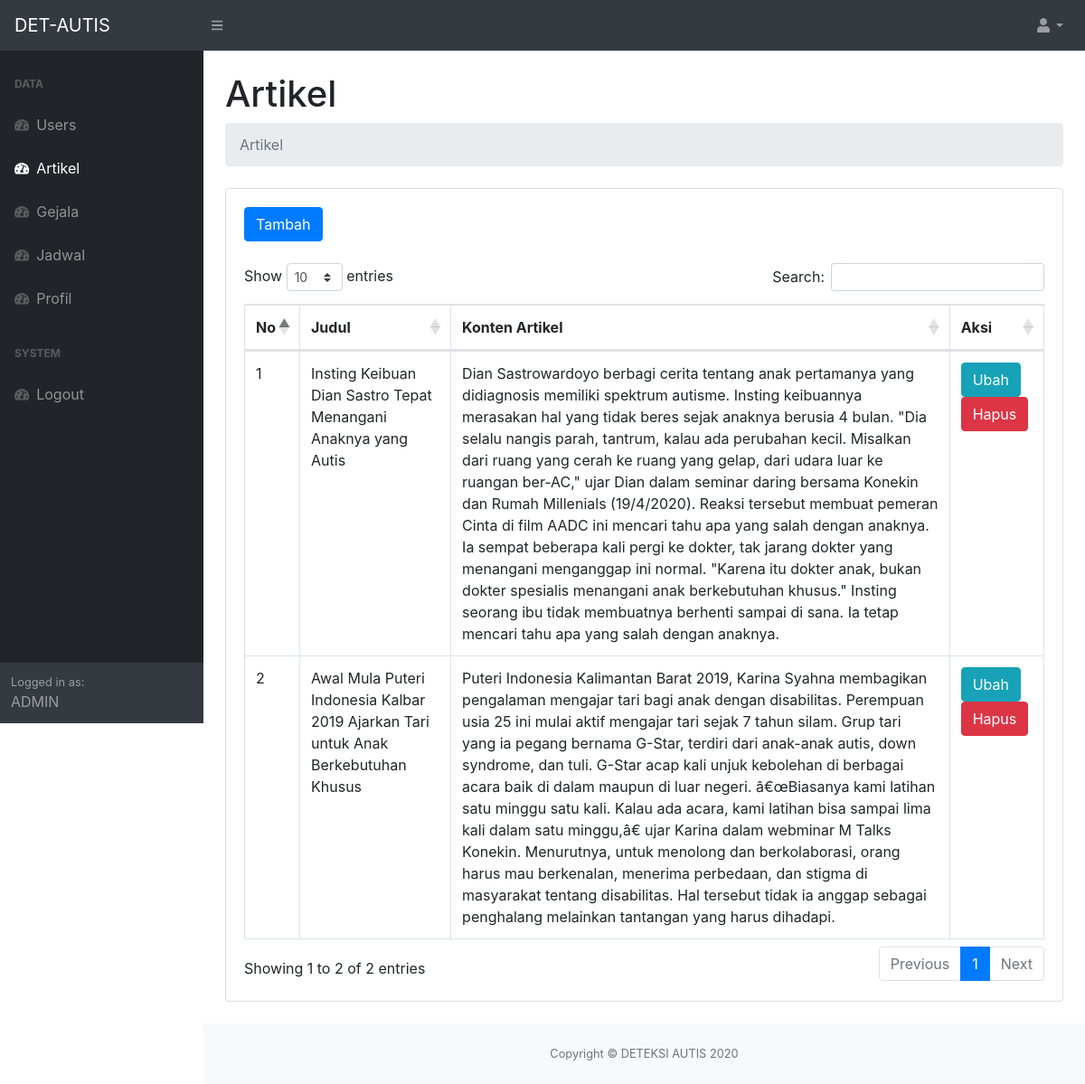
/admin/index.php?page=artikel (signed in), run on the app's committed database.
### tables this page shows
CREATE TABLE `artikel` (
  `id` int(11) NOT NULL,
  `judul` varchar(128) NOT NULL,
  `isi` text NOT NULL
);

### admin/Artikel/index.php (the view, shortened to what this page needs)
<div class="container-fluid">
    <h1 class="mt-4">Artikel</h1>
    <ol class="breadcrumb mb-4">
        <li class="breadcrumb-item active">Artikel</li>
    </ol>
    <div class="card mb-4">
        <div class="card-body">
            <a href="?page=artikel-tambah" class="btn btn-primary mb-4">Tambah</a>
            <div class="table-responsive">
                <table class="table table-bordered" id="dataTable" width="100%" cellspacing="0">
                    <thead>
                        <tr>
                            <th>No</th>
                            <th>Judul</th>
                            <th>Konten Artikel</th>
                            <th>Aksi</th>
                        </tr>
                    </thead>
                    <tbody>
                        <?php $getArtikel = $koneksi->query("SELECT * FROM artikel") ?>
                        <?php $no = 1;
                        while ($dataArtikel = $getArtikel->fetch_assoc()) : ?>
                            <tr>
                                <td><?= $no ?></td>
                                <td><?= $dataArtikel['judul'] ?></td>
                                <td><?= $dataArtikel['isi'] ?></td>
                                <td>
                                    <a href="index.php?page=artikel-ubah&id=<?= $dataArtikel['id'] ?>" class="btn btn-info">Ubah</a>
                                    <a href="index.php?page=artikel-hapus&id=<?= $dataArtikel['id'] ?>" class="btn btn-danger" onclick="return confirm('Hapus Data?')">Hapus</a>
                                </td>
                            </tr>
                        <?php $no++;
                        endwhile ?>
                    </tbody>
                </table>
            </div>
        </div>
    </div>
</div>

### data on the page
artikel: judul "Insting Keibuan Dian Sastro Tepat Menangani Anaknya yang Autis", isi "Dian Sastrowardoyo berbagi cerita tentang anak pertamanya yang didiagnosis memiliki spektrum autisme. Insting keibuannya merasakan hal yang tidak beres sejak anaknya berusia 4 bulan. \"Dia selalu nangis parah, tantrum, kalau ada perubahan kecil. Misalkan dari ruang yang cerah ke ruang yang gelap, dari udara luar ke ruangan ber-AC,\" ujar Dian dalam seminar daring bersama Konekin dan Rumah Millenials (19/4/2020). Reaksi tersebut membuat pemeran Cinta di film AADC ini mencari tahu apa yang salah dengan anaknya. Ia sempat beberapa kali pergi ke dokter, tak jarang dokter yang menangani menganggap ini normal. \"Karena itu dokter anak, bukan dokter spesialis menangani anak berkebutuhan khusus.\"…"
artikel: judul "Awal Mula Puteri Indonesia Kalbar 2019 Ajarkan Tari untuk Anak Berkebutuhan Khusus", isi "Puteri Indonesia Kalimantan Barat 2019, Karina Syahna membagikan pengalaman mengajar tari bagi anak dengan disabilitas. Perempuan usia 25 ini mulai aktif mengajar tari sejak 7 tahun silam. Grup tari yang ia pegang bernama G-Star, terdiri dari anak-anak autis, down syndrome, dan tuli. G-Star acap kali unjuk kebolehan di berbagai acara baik di dalam maupun di luar negeri. â€œBiasanya kami latihan satu minggu satu kali. Kalau ada acara, kami latihan bisa sampai lima kali dalam satu minggu,â€ ujar Karina dalam webminar M Talks Konekin. Menurutnya, untuk menolong dan berkolaborasi, orang harus mau berkenalan, menerima perbedaan, dan stigma di masyarakat tentang disabilitas. Hal tersebut tidak…"
